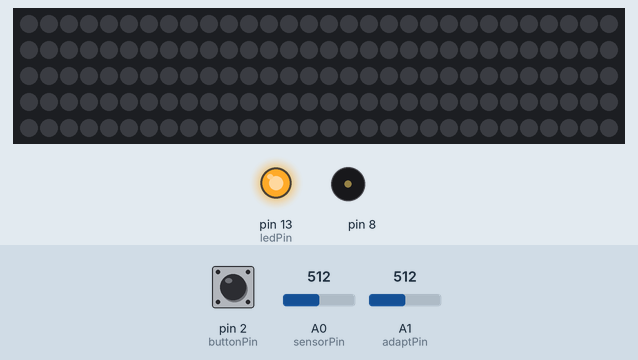
This sketch was run on a simulated Arduino Uno, built with avr-gcc and run on an emulated ATmega328P. Parts: 150 RGB LEDs in strip order, left to right, continuing on the next row, output pins drawn as LEDs (lit = HIGH), buzzer (waves = sounding). Inputs (shaded band) come from the test bench; at power-on: pin 2 (buttonPin) LOW, A0 (sensorPin) = 512, A1 (adaptPin) = 512. What the sketch prints to the serial monitor is not drawn.

Above: at 1.2 s.
1.3 s: pin 2 (buttonPin) pulled HIGH for 0.15 s
At 1.49 s:
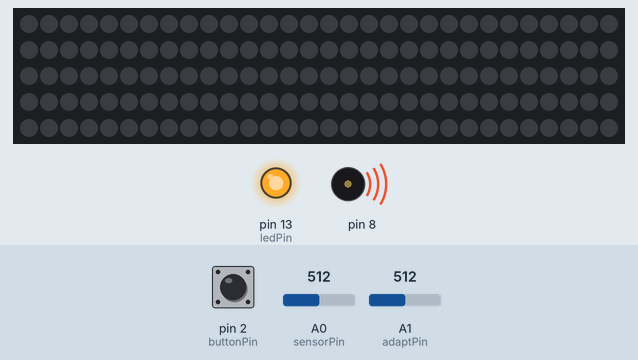
Timing chart, 0 to 4.3 s (numbered marks = the images above; inputs shaded):
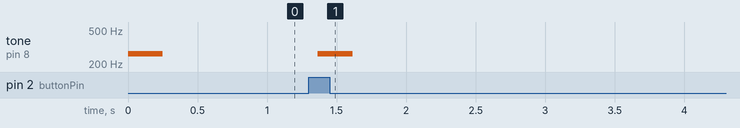

Measured:
- after the input at 1.3 s, tone on pin 8: silent → 262 Hz after 0.07 s, → silent 0.25 s later

The sketch:

Gaming_Tafel.ino
```cpp
// - : minder helder 0xFFE01F
//+ : helderder 0xFFA857
//5: alles aan, wit 0xFF38C7
//0: RGB feestje 0xFF6897

// 1 minder R 0xFF30CF
// 3 meer R 0xFF7A85
// 4: minder G 0xFF10EF
// 6: meer G 0xFF5AA5
// 7: minder B 0xFF42BD
// 9: meer B 0xFF52AD


//Pot om de helderheid te controleren
//Knop voor de modus
//Pot voor het aantal spelers + biep

//modi:
//  RGB rainbow scroll - pot voor snelheid
//  Wit
//  aantal spelers, ieder een kleur - pot voor aantal
//  subtiel veranderen van kleur

//rapport via Serial

//test Git

//=======================================
// --------- HEADER -----------------

#include "defcolors.h"

// --------- LIBRARIES -----------------

#include <Adafruit_NeoPixel.h>

// --------- CONSTANTS -----------------
// Which pin on the Arduino is connected to the NeoPixels?
#define PIN        3 // On Trinket or Gemma, suggest changing this to 1
// How many NeoPixels are attached to the Arduino?
#define NUMPIXELS 150 // Popular NeoPixel ring size
#define DELAYVAL 500 // Time (in milliseconds) to pause between pixels
int sensorPin = A0;    // select the input pin for the potentiometer
int sensorValue = 0;  // variable to store the value coming from the sensor
int adaptPin = A1;    // select the input pin for the potentiometer
int adaptValue = 0;  // variable to store the value coming from the sensor
const int buttonPin = 2;    // the number of the pushbutton pin

const int ledPin = 13;      // the number of the LED pin

int sixplace[] = { 0, 1, 18, 36, 54, 74, 92, 110, 128,129,149,150 }; //led numbers for six places
int eightplace[] = { 0, 12, 26, 40, 54, 74, 88, 102 , 116,129,149,150 }; //led numbers for eight places
//set hue for 150 values
uint16_t hueRGB[150];
unsigned long period = 1000;  //the value is a number of milliseconds


// --------- OBJECTS -----------------

Adafruit_NeoPixel pixels(NUMPIXELS, PIN, NEO_GRB + NEO_KHZ800);

// --------- VARIABLES -----------------


uint8_t brightness = 255;
unsigned long startMillis;  //some global variables available anywhere in the program
unsigned long currentMillis = 0;
int numplayers = 2;
int mode = 0;
int buttonState;             // the current reading from the input pin
int lastButtonState = LOW;   // the previous reading from the input pin
int ledState = HIGH;         // the current state of the output pin

int pixperplayer;
unsigned long lastDebounceTime = 0;  // the last time the output pin was toggled
unsigned long debounceDelay = 50;    // the debounce time; increase if the output flickers
int startpixel = 0;
//=======================================

void setup() {
  Serial.begin(115200);
  pinMode(buttonPin, INPUT);
  pinMode(ledPin, OUTPUT);

  // set initial LED state
  digitalWrite(ledPin, ledState);
  Serial.println("Setup Done");
  int noteDuration = 1000 / 4;

  tone(8, 262, noteDuration);
  int pauseBetweenNotes = noteDuration * 1.30;

  // delay(pauseBetweenNotes);
  // stop the tone playing:
  //  noTone(8);
    pixels.begin(); // INITIALIZE NeoPixel strip object (REQUIRED)

}


//=======================================

void loop() {
  // put your main code here, to run repeatedly:
  //  currentMillis = millis();
  //  neoPixel();
  brightness = analogRead(sensorPin)/4;
  adaptValue = analogRead(adaptPin);
  pixels.setBrightness(brightness);
  report();
  //
  checkButton();
  switch (mode) {
    case 0: //RGB
        modeRGB();
        break;
    case 1: //Wit
      break;
    case 2: //Spel
      modeSpelers();
      break;
    case 3: //Subtiel
      break;
    case 4: //reset
      mode = 0;
      break;
  }

}

//=======================================

void report()
{
  Serial.print("Brightness: ");
  Serial.println(brightness);

  Serial.print("Number of Players: ");
  Serial.println(numplayers);

  Serial.print("Mode: ");
  Serial.println(mode);

}
//=======================================

void checkButton()
{
  // read the state of the switch into a local variable:
  int reading = digitalRead(buttonPin);

  // check to see if you just pressed the button
  // (i.e. the input went from LOW to HIGH), and you've waited long enough
  // since the last press to ignore any noise:

  // If the switch changed, due to noise or pressing:
  if (reading != lastButtonState) {
    // reset the debouncing timer
    lastDebounceTime = millis();
  }

  if ((millis() - lastDebounceTime) > debounceDelay) {
    // whatever the reading is at, it's been there for longer than the debounce
    // delay, so take it as the actual current state:

    // if the button state has changed:
    if (reading != buttonState) {
      buttonState = reading;

      // only toggle the LED if the new button state is HIGH
      if (buttonState == HIGH) {
        Serial.println("poeng");
        mode++;
        switch (mode) {
          case 0: //RGB
            tone(8, 65, 250);
            break;
          case 1: //Wit
            tone(8, 262, 250);
            break;
          case 2: //Spel
            tone(8, 1047, 250);
            break;
          case 3: //Subtiel
            tone(8, 4186, 250);
            break;
        }
      }
    }
  }


  // save the reading. Next time through the loop, it'll be the lastButtonState:
  lastButtonState = reading;

}
//=======================================

void neoPixel()
{
  pixels.clear(); // Set all pixel colors to 'off'

  // The first NeoPixel in a strand is #0, second is 1, all the way up
  // to the count of pixels minus one.
  for (int i = 0; i < NUMPIXELS; i++) { // For each pixel...

    // pixels.Color() takes RGB values, from 0,0,0 up to 255,255,255
    // Here we're using a moderately bright green color:
    pixels.setPixelColor(i, pixels.Color(0, 150, 0));

    pixels.show();   // Send the updated pixel colors to the hardware.

    delay(DELAYVAL); // Pause before next pass through loop
  }
}

//=======================================

void modeRGB()
{
    for (int i = 0; i < NUMPIXELS; i++)
    {
        if (NUMPIXELS > i + startpixel)
        {
            pixels.setPixelColor(i + startpixel, pixels.ColorHSV(hueRGB[i]));
        }
        else
        {
            pixels.setPixelColor(i + startpixel - NUMPIXELS, pixels.ColorHSV(hueRGB[i]));
        }

    }
    period = map(adaptValue, 0, 1024, 10, 1000);

    if (currentMillis - startMillis >= period)  //test whether the period has elapsed
    {
        startpixel++;
        startMillis = currentMillis;  //IMPORTANT to save the start time of the current LED state.
    }

    if (startpixel > 150) startpixel = 0;
}


//=======================================

void modeWit()
{
    //pixels.clear(); // Set all pixel colors to 'off'

  // The first NeoPixel in a strand is #0, second is 1, all the way up
  // to the count of pixels minus one.

    pixels.fill(pixels.Color(255, 255, 255));


}


//=======================================

void modeSpelers()
{
  // aantal spelers instellen
  numplayers = (adaptValue / 120) + 2 ; // between 2 and 10
  // aantal pixels delen door aantal spelers = pixels per speler
  pixperplayer = NUMPIXELS / numplayers;
  //for loop for color

  for (int j = 0; j < 10; j++) { //for each player
      if (numplayers<9){
          for (int i = sixplace[j]; i < sixplace[j+1]; i++) { // For each pixel...

            // pixels.Color() takes RGB values, from 0,0,0 up to 255,255,255


                  pixels.setPixelColor(i, pixels.Color(playerColors[numplayers][j][0], playerColors[numplayers][j][1], playerColors[numplayers][j][2]));

              }
		  } else{

          for (int i = eightplace[j]; i < eightplace[j + 1]; i++) { // For each pixel...

            // pixels.Color() takes RGB values, from 0,0,0 up to 255,255,255


              pixels.setPixelColor(i, pixels.Color(playerColors[numplayers][j][0], playerColors[numplayers][j][1], playerColors[numplayers][j][2]));


          }


      }
  }


}


//=======================================

void modeSubtiel()
{
    uint16_t hueSubtiel = currentMillis;
    uint32_t rgbcolor = pixels.ColorHSV(hueSubtiel);
    pixels.fill(rgbcolor);

}
```

defcolors.h
```cpp
#define  colorRed {230, 25, 75}
#define  colorGreen {60, 180, 75}
#define  colorYellow {255, 225, 25}
#define  colorBlue {0, 130, 200}
#define  colorOrange {245, 130, 48}
#define  colorPurple {145, 30, 180}
#define  colorCyan {70, 240, 240}
#define  colorMagenta {240, 50, 230}
#define  colorLime {210, 245, 60}
#define  colorPink {250, 190, 212}
#define  colorTeal {0, 128, 128}
#define  colorLavender {220, 190, 255}
//#define color'(170, 110, 40)'
//#define color'(255, 250, 200)',
//#define color'(128, 0, 0)'
//#define color'(170, 255, 195)'
//#define color'(128, 128, 0)'
//#define color'(255, 215, 180)'
#define  colorNavy {0, 0, 128}
#define  colorGrey {128, 128, 128}
#define  colorWhite {255, 255,255}
#define  colorBlack {0, 0, 0}


uint8_t playerColors[11][10][3]{
	{colorWhite,colorWhite,colorWhite,colorWhite,colorWhite,colorWhite,colorWhite,colorWhite,colorWhite,colorWhite}, //index 0
	{colorWhite,colorWhite,colorWhite,colorWhite,colorWhite,colorWhite,colorWhite,colorWhite,colorWhite,colorWhite}, //1
	{colorWhite,colorWhite,colorWhite,colorRed,colorWhite,colorGreen,colorWhite,colorWhite,colorWhite,colorWhite}, //2
	{colorWhite,colorWhite,colorWhite,colorRed,colorGreen,colorYellow,colorWhite,colorWhite,colorWhite,colorWhite}, //3
	{colorWhite,colorWhite,colorRed,colorGreen,colorWhite,colorYellow,colorBlue,colorWhite,colorWhite,colorWhite}, //4
	{colorWhite,colorWhite,colorRed,colorGreen,colorYellow,colorBlue,colorOrange,colorWhite,colorWhite,colorWhite}, //5
	{colorRed,colorRed,colorGreen,colorYellow,colorWhite,colorBlue,colorOrange,colorPurple,colorPurple,colorWhite}, //6
	{colorRed,colorRed,colorGreen,colorYellow,colorBlue,colorOrange,colorPurple,colorCyan,colorCyan,colorWhite},  //7
	{colorRed,colorRed,colorGreen,colorYellow,colorBlue,colorOrange,colorPurple,colorCyan,colorCyan,colorNavy}, //8 5 & 8 op de kop
	{colorRed,colorGreen,colorYellow,colorBlue,colorWhite,colorOrange,colorPurple,colorCyan,colorNavy,colorWhite}, //9 8 naast mekaar
	{colorRed,colorGreen,colorYellow,colorBlue,colorMagenta,colorOrange,colorPurple,colorCyan,colorNavy,colorLime}, //10
};
```
